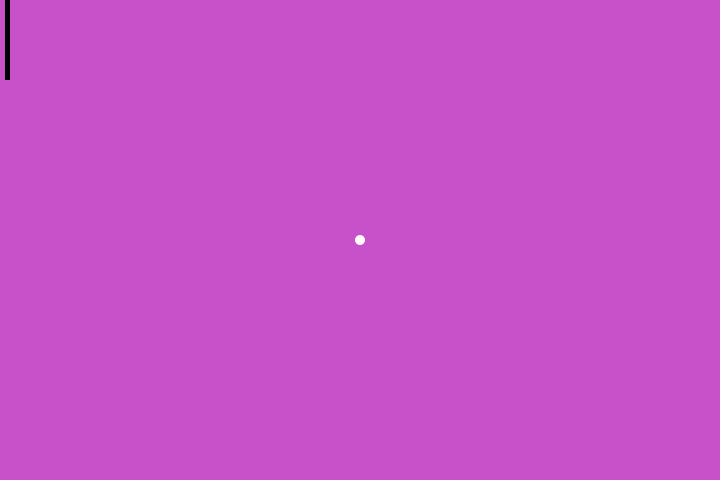
Frame 1 (no input)
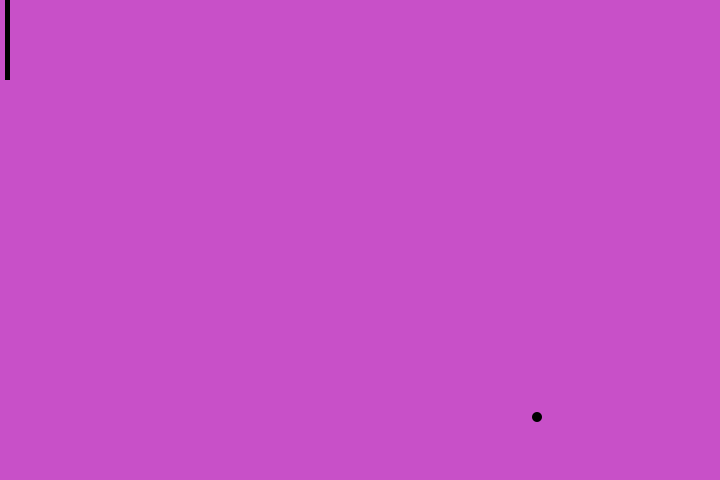
Frame 60 (the mouse pressed at the canvas centre just before this capture)
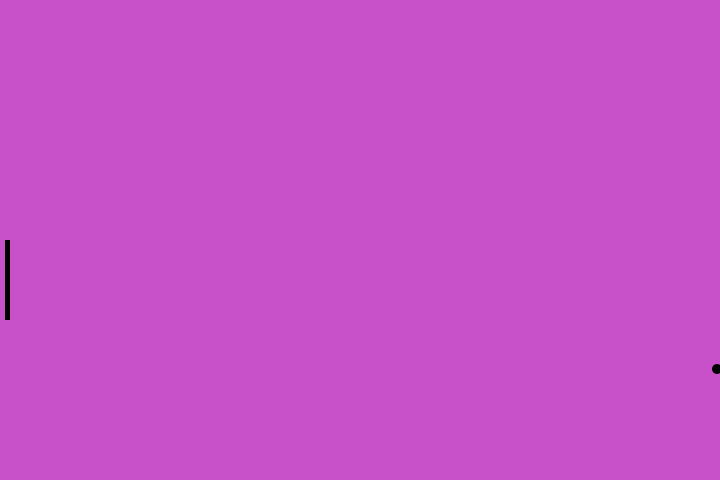
Frame 120 (the mouse held since frame 60 and released just before this capture)

The Processing sketch that drew these frames (run headless with seeded random() and noise(); from frame 60 on, the mouse is pressed at the canvas centre):

// Processing sketch: PONG
// ── PONG.pde
  int x = 360;
  int y = 240;
  int speedx = 3;
  int speedy = 3;
void setup() {
  size(720, 480);
  
}
void draw(){
  speedx *= 101/100;
  speedy *= 101/100;
  background(200, 80, 200);
  noStroke();
  ellipse(x, y, 10, 10);
  fill( 0, 0, 0);
  rect(5, mouseY, 5, 80);
  x += speedx;
  y += speedy;
  if(x > 720) {
    speedx = -(speedx);
  }
  if(x < 10 &&  y < (mouseY + 80) && y > mouseY){
    speedx = -(speedx);
  }
  if(y < 0) {
    speedy = -(speedy);
  }
    if(y > 480) {
    speedy = -(speedy);
  }
}
